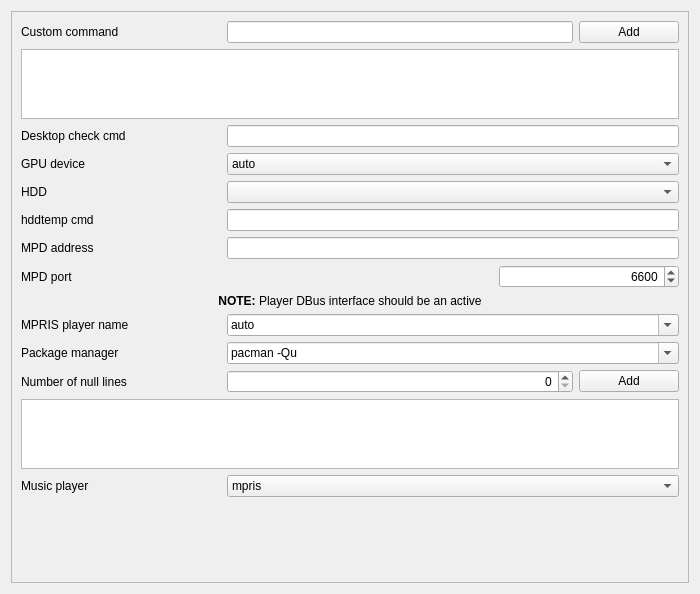
<?xml version="1.0" encoding="UTF-8"?>
<ui version="4.0">
 <class>ConfigWindow</class>
 <widget class="QWidget" name="ConfigWindow">
  <property name="geometry">
   <rect>
    <x>0</x>
    <y>0</y>
    <width>700</width>
    <height>594</height>
   </rect>
  </property>
  <property name="sizePolicy">
   <sizepolicy hsizetype="Expanding" vsizetype="Expanding">
    <horstretch>0</horstretch>
    <verstretch>0</verstretch>
   </sizepolicy>
  </property>
  <property name="minimumSize">
   <size>
    <width>700</width>
    <height>0</height>
   </size>
  </property>
  <property name="maximumSize">
   <size>
    <width>16777215</width>
    <height>16777215</height>
   </size>
  </property>
  <property name="windowTitle">
   <string>Form</string>
  </property>
  <layout class="QGridLayout" name="gridLayout_2">
   <item row="0" column="0">
    <widget class="QScrollArea" name="scrollArea_dattaengine">
     <property name="widgetResizable">
      <bool>true</bool>
     </property>
     <widget class="QWidget" name="contents_dattaengine">
      <property name="geometry">
       <rect>
        <x>0</x>
        <y>0</y>
        <width>684</width>
        <height>578</height>
       </rect>
      </property>
      <layout class="QGridLayout" name="gridLayout">
       <item row="0" column="0">
        <layout class="QVBoxLayout" name="layout_customCmd">
         <item>
          <layout class="QHBoxLayout" name="layout_customCommand">
           <item>
            <widget class="QLabel" name="label_customCommand">
             <property name="minimumSize">
              <size>
               <width>200</width>
               <height>0</height>
              </size>
             </property>
             <property name="text">
              <string>Custom command</string>
             </property>
            </widget>
           </item>
           <item>
            <widget class="QLineEdit" name="lineEdit_customCommand">
             <property name="toolTip">
              <string>Custom command to run</string>
             </property>
             <property name="alignment">
              <set>Qt::AlignRight|Qt::AlignTrailing|Qt::AlignVCenter</set>
             </property>
            </widget>
           </item>
           <item>
            <widget class="QPushButton" name="pushButton_customCommand">
             <property name="minimumSize">
              <size>
               <width>100</width>
               <height>0</height>
              </size>
             </property>
             <property name="text">
              <string>Add</string>
             </property>
            </widget>
           </item>
          </layout>
         </item>
         <item>
          <widget class="QListWidget" name="listWidget_customCommand">
           <property name="toolTip">
            <string>Editable
del - remove item</string>
           </property>
          </widget>
         </item>
        </layout>
       </item>
       <item row="2" column="0">
        <layout class="QHBoxLayout" name="layout_gpudev">
         <item>
          <widget class="QLabel" name="label_gpudev">
           <property name="minimumSize">
            <size>
             <width>200</width>
             <height>0</height>
            </size>
           </property>
           <property name="text">
            <string>GPU device</string>
           </property>
          </widget>
         </item>
         <item>
          <widget class="QComboBox" name="comboBox_gpudev">
           <property name="sizePolicy">
            <sizepolicy hsizetype="Expanding" vsizetype="Fixed">
             <horstretch>0</horstretch>
             <verstretch>0</verstretch>
            </sizepolicy>
           </property>
           <property name="minimumSize">
            <size>
             <width>100</width>
             <height>0</height>
            </size>
           </property>
           <item>
            <property name="text">
             <string notr="true">auto</string>
            </property>
           </item>
           <item>
            <property name="text">
             <string notr="true">disable</string>
            </property>
           </item>
           <item>
            <property name="text">
             <string notr="true">nvidia</string>
            </property>
           </item>
           <item>
            <property name="text">
             <string notr="true">ati</string>
            </property>
           </item>
          </widget>
         </item>
        </layout>
       </item>
       <item row="3" column="0">
        <layout class="QHBoxLayout" name="layout_hdddev">
         <item>
          <widget class="QLabel" name="label_hdddev">
           <property name="minimumSize">
            <size>
             <width>200</width>
             <height>0</height>
            </size>
           </property>
           <property name="text">
            <string>HDD</string>
           </property>
          </widget>
         </item>
         <item>
          <widget class="QComboBox" name="comboBox_hdddev">
           <property name="sizePolicy">
            <sizepolicy hsizetype="Expanding" vsizetype="Fixed">
             <horstretch>0</horstretch>
             <verstretch>0</verstretch>
            </sizepolicy>
           </property>
           <property name="minimumSize">
            <size>
             <width>100</width>
             <height>0</height>
            </size>
           </property>
          </widget>
         </item>
        </layout>
       </item>
       <item row="4" column="0">
        <layout class="QHBoxLayout" name="layout_hddtempCmd">
         <item>
          <widget class="QLabel" name="label_hddtempCmd">
           <property name="minimumSize">
            <size>
             <width>200</width>
             <height>0</height>
            </size>
           </property>
           <property name="text">
            <string>hddtemp cmd</string>
           </property>
          </widget>
         </item>
         <item>
          <widget class="QLineEdit" name="lineEdit_hddtempCmd">
           <property name="alignment">
            <set>Qt::AlignRight|Qt::AlignTrailing|Qt::AlignVCenter</set>
           </property>
          </widget>
         </item>
        </layout>
       </item>
       <item row="5" column="0">
        <layout class="QHBoxLayout" name="layout_mpdaddress">
         <item>
          <widget class="QLabel" name="label_mpdaddress">
           <property name="minimumSize">
            <size>
             <width>200</width>
             <height>0</height>
            </size>
           </property>
           <property name="text">
            <string>MPD address</string>
           </property>
          </widget>
         </item>
         <item>
          <widget class="QLineEdit" name="lineEdit_mpdaddress">
           <property name="alignment">
            <set>Qt::AlignRight|Qt::AlignTrailing|Qt::AlignVCenter</set>
           </property>
          </widget>
         </item>
        </layout>
       </item>
       <item row="6" column="0">
        <layout class="QHBoxLayout" name="layout_mpdport">
         <item>
          <widget class="QLabel" name="label_mpdport">
           <property name="minimumSize">
            <size>
             <width>200</width>
             <height>0</height>
            </size>
           </property>
           <property name="text">
            <string>MPD port</string>
           </property>
          </widget>
         </item>
         <item>
          <spacer name="spacer_mpdport">
           <property name="orientation">
            <enum>Qt::Horizontal</enum>
           </property>
           <property name="sizeHint" stdset="0">
            <size>
             <width>40</width>
             <height>19</height>
            </size>
           </property>
          </spacer>
         </item>
         <item>
          <widget class="QSpinBox" name="spinBox_mpdport">
           <property name="minimumSize">
            <size>
             <width>180</width>
             <height>0</height>
            </size>
           </property>
           <property name="alignment">
            <set>Qt::AlignRight|Qt::AlignTrailing|Qt::AlignVCenter</set>
           </property>
           <property name="minimum">
            <number>0</number>
           </property>
           <property name="maximum">
            <number>50000</number>
           </property>
           <property name="singleStep">
            <number>100</number>
           </property>
           <property name="value">
            <number>6600</number>
           </property>
          </widget>
         </item>
        </layout>
       </item>
       <item row="8" column="0">
        <layout class="QVBoxLayout" name="layout_pkgCommand">
         <item>
          <layout class="QHBoxLayout" name="layout_pkgCommandSelect">
           <item>
            <widget class="QLabel" name="label_pkgCommand">
             <property name="minimumSize">
              <size>
               <width>200</width>
               <height>0</height>
              </size>
             </property>
             <property name="text">
              <string>Package manager</string>
             </property>
            </widget>
           </item>
           <item>
            <widget class="QComboBox" name="comboBox_pkgCommand">
             <property name="sizePolicy">
              <sizepolicy hsizetype="Expanding" vsizetype="Fixed">
               <horstretch>0</horstretch>
               <verstretch>0</verstretch>
              </sizepolicy>
             </property>
             <property name="editable">
              <bool>true</bool>
             </property>
             <item>
              <property name="text">
               <string notr="true">pacman -Qu</string>
              </property>
             </item>
             <item>
              <property name="text">
               <string notr="true">apt-show-versions -u -b</string>
              </property>
             </item>
             <item>
              <property name="text">
               <string notr="true">aptitude search '~U'</string>
              </property>
             </item>
             <item>
              <property name="text">
               <string notr="true">yum list updates</string>
              </property>
             </item>
             <item>
              <property name="text">
               <string notr="true">pkg_version -I -l '&lt;'</string>
              </property>
             </item>
             <item>
              <property name="text">
               <string notr="true">urpmq --auto-select</string>
              </property>
             </item>
            </widget>
           </item>
          </layout>
         </item>
         <item>
          <layout class="QHBoxLayout" name="layout_pkgCommandNum">
           <item>
            <widget class="QLabel" name="label_pkgCommandNum">
             <property name="minimumSize">
              <size>
               <width>200</width>
               <height>0</height>
              </size>
             </property>
             <property name="text">
              <string>Number of null lines</string>
             </property>
            </widget>
           </item>
           <item>
            <widget class="QSpinBox" name="spinBox_pkgCommandNum">
             <property name="sizePolicy">
              <sizepolicy hsizetype="Expanding" vsizetype="Fixed">
               <horstretch>0</horstretch>
               <verstretch>0</verstretch>
              </sizepolicy>
             </property>
             <property name="alignment">
              <set>Qt::AlignRight|Qt::AlignTrailing|Qt::AlignVCenter</set>
             </property>
            </widget>
           </item>
           <item>
            <widget class="QPushButton" name="pushButton_pkgCommand">
             <property name="minimumSize">
              <size>
               <width>100</width>
               <height>0</height>
              </size>
             </property>
             <property name="text">
              <string>Add</string>
             </property>
            </widget>
           </item>
          </layout>
         </item>
         <item>
          <widget class="QListWidget" name="listWidget_pkgCommand">
           <property name="toolTip">
            <string>Editable
del - remove item</string>
           </property>
          </widget>
         </item>
        </layout>
       </item>
       <item row="9" column="0">
        <layout class="QHBoxLayout" name="layout_playerSelect">
         <item>
          <widget class="QLabel" name="label_playerSelect">
           <property name="minimumSize">
            <size>
             <width>200</width>
             <height>0</height>
            </size>
           </property>
           <property name="text">
            <string>Music player</string>
           </property>
          </widget>
         </item>
         <item>
          <widget class="QComboBox" name="comboBox_playerSelect">
           <property name="sizePolicy">
            <sizepolicy hsizetype="Expanding" vsizetype="Fixed">
             <horstretch>0</horstretch>
             <verstretch>0</verstretch>
            </sizepolicy>
           </property>
           <property name="minimumSize">
            <size>
             <width>100</width>
             <height>0</height>
            </size>
           </property>
           <item>
            <property name="text">
             <string notr="true">mpris</string>
            </property>
           </item>
           <item>
            <property name="text">
             <string notr="true">mpd</string>
            </property>
           </item>
          </widget>
         </item>
        </layout>
       </item>
       <item row="10" column="0">
        <spacer name="spacer_dataengine">
         <property name="orientation">
          <enum>Qt::Vertical</enum>
         </property>
         <property name="sizeHint" stdset="0">
          <size>
           <width>20</width>
           <height>657</height>
          </size>
         </property>
        </spacer>
       </item>
       <item row="1" column="0">
        <layout class="QHBoxLayout" name="layout_desktopCmd">
         <item>
          <widget class="QLabel" name="label_desktopCmd">
           <property name="minimumSize">
            <size>
             <width>200</width>
             <height>0</height>
            </size>
           </property>
           <property name="text">
            <string>Desktop check cmd</string>
           </property>
          </widget>
         </item>
         <item>
          <widget class="QLineEdit" name="lineEdit_desktopCmd">
           <property name="alignment">
            <set>Qt::AlignRight|Qt::AlignTrailing|Qt::AlignVCenter</set>
           </property>
          </widget>
         </item>
        </layout>
       </item>
       <item row="7" column="0">
        <layout class="QVBoxLayout" name="layout_mpris">
         <item>
          <widget class="QLabel" name="label_mprisInfo">
           <property name="text">
            <string>&lt;b&gt;NOTE:&lt;/b&gt; Player DBus interface should be an active</string>
           </property>
           <property name="alignment">
            <set>Qt::AlignCenter</set>
           </property>
          </widget>
         </item>
         <item>
          <layout class="QHBoxLayout" name="layout_mprisSelect">
           <item>
            <widget class="QLabel" name="label_mpris">
             <property name="minimumSize">
              <size>
               <width>200</width>
               <height>0</height>
              </size>
             </property>
             <property name="text">
              <string>MPRIS player name</string>
             </property>
            </widget>
           </item>
           <item>
            <widget class="QComboBox" name="comboBox_mpris">
             <property name="sizePolicy">
              <sizepolicy hsizetype="Expanding" vsizetype="Fixed">
               <horstretch>0</horstretch>
               <verstretch>0</verstretch>
              </sizepolicy>
             </property>
             <property name="minimumSize">
              <size>
               <width>100</width>
               <height>0</height>
              </size>
             </property>
             <property name="editable">
              <bool>true</bool>
             </property>
             <item>
              <property name="text">
               <string notr="true">auto</string>
              </property>
             </item>
             <item>
              <property name="text">
               <string notr="true">amarok</string>
              </property>
             </item>
             <item>
              <property name="text">
               <string notr="true">audacious</string>
              </property>
             </item>
             <item>
              <property name="text">
               <string notr="true">clementine</string>
              </property>
             </item>
             <item>
              <property name="text">
               <string notr="true">deadbeef</string>
              </property>
             </item>
             <item>
              <property name="text">
               <string notr="true">vlc</string>
              </property>
             </item>
             <item>
              <property name="text">
               <string notr="true">qmmp</string>
              </property>
             </item>
             <item>
              <property name="text">
               <string notr="true">xmms2</string>
              </property>
             </item>
            </widget>
           </item>
          </layout>
         </item>
        </layout>
       </item>
      </layout>
     </widget>
    </widget>
   </item>
  </layout>
 </widget>
 <tabstops>
  <tabstop>scrollArea_dattaengine</tabstop>
  <tabstop>lineEdit_customCommand</tabstop>
  <tabstop>pushButton_customCommand</tabstop>
  <tabstop>listWidget_customCommand</tabstop>
  <tabstop>lineEdit_desktopCmd</tabstop>
  <tabstop>comboBox_gpudev</tabstop>
  <tabstop>comboBox_hdddev</tabstop>
  <tabstop>lineEdit_hddtempCmd</tabstop>
  <tabstop>lineEdit_mpdaddress</tabstop>
  <tabstop>spinBox_mpdport</tabstop>
  <tabstop>comboBox_mpris</tabstop>
  <tabstop>comboBox_pkgCommand</tabstop>
  <tabstop>spinBox_pkgCommandNum</tabstop>
  <tabstop>pushButton_pkgCommand</tabstop>
  <tabstop>listWidget_pkgCommand</tabstop>
  <tabstop>comboBox_playerSelect</tabstop>
 </tabstops>
 <resources/>
 <connections/>
</ui>
